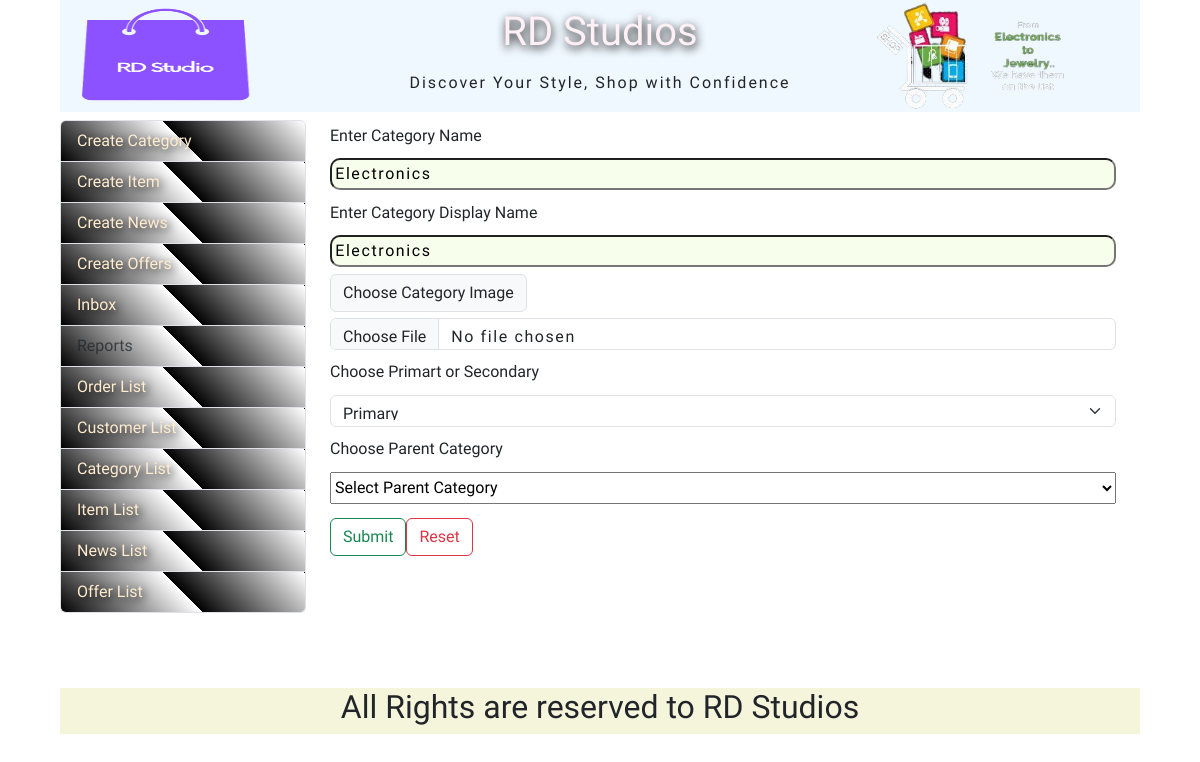
Page /editCategoryForm.php?category_id=3 on the committed database.
### tables this page shows
CREATE TABLE IF NOT EXISTS `category_info` (
  `cat_id` int(11) NOT NULL AUTO_INCREMENT,
  `cat_name` varchar(55) NOT NULL,
  `cat_dname` varchar(55) NOT NULL,
  `image_path` text NOT NULL,
  `cat_type` varchar(20) NOT NULL,
  `cat_parent_id` int(11) NOT NULL,
  `reg_date` datetime NOT NULL,
  PRIMARY KEY (`cat_id`)
);

### editCategoryForm.php (the view, shortened to what this page needs)
<?php
require_once("header.php");
require_once("dbconnect.php");
?>
<div id="container" >
<div id="adminArea" class="row">
<div id="leftAdminArea">
    <?php
     require_once("adminMenu.php");
    ?>
</div>
<div id="rightAdminArea">
<?php
   $id = $_REQUEST['category_id'];
   $sql = "select * from category_info where cat_id='$id'";
   $rsCat = mysqli_query($con,$sql);
   $row= mysqli_fetch_array($rsCat);
  ?>
  <form method="post" action="editCategory.php" enctype="multipart/form-data">
   <label for="txtName" >Enter Category Name</label>
   <input type="text" name="txtName" value='<?=$row["cat_name"]?>'>
   <label for="txtDName">Enter Category Display Name</label>
   <input type="text" name="txtDName" value='<?=$row["cat_dname"]?>'>
   <label class="input-group-text" for="inputGroupFile02">Choose Category Image</label>
   <input type="file" class="form-control" id="inputGroupFile02" name="flImage">
   <label for="cmbCatType">Choose Primart or Secondary</label>
  <select name="cmbCatType" class="form-select" aria-label="Default select example" >
  <option selected><?=$row["cat_type"]?></option>
  </select>
<?php
$cat_parent_id=$row['cat_parent_id'];
$sql2 = " select * from category_info where cat_id='$cat_parent_id'";
$rsCats=mysqli_query($con,$sql2) or die("Query Error -1");
$r=mysqli_fetch_array($rsCats);
?>
   <label for="cmbParent" class="inputGroupText">Choose Parent Category</label>
 <select name="cmbParent"  aria-label="Default select example">
  <?php
if(($row['cat_parent_id'])>0){
  $h=$r['cat_name'];
}
else{
    $h='Select Parent Category';
}
  ?>
 <option selected><?=$h?></option>
</select>
 <div id="formButtons">
 <button type="submit" class="btn btn-outline-success mt-2">Submit</button>
 <button type="reset" class="btn btn-outline-danger mt-2">Reset</button>
 </div>
</form>
</div>
</div>
</div>
<?php
require_once("footer.php");
?>

### css/style.css (style rules this page uses)
* { margin: 0px; padding: 0px; }
body { font-family: 'Balthazar', serif; }
#container { margin: 0.5rem; width: 90vw; display: flex; flex-direction: column; min-height: 70vh; max-height: fit-content; }
#container form { display: flex; flex-wrap: wrap; flex-direction: column; align-content: space-around; justify-content: center; align-items: flex-start; font-size: 1rem; line-height: 2rem; }
#container form input,#container form select,#container form textarea { width: 100%; height: 2rem; margin: 0.4rem 0px; }
form { display: flex; flex-direction: row; flex-wrap: nowrap; justify-content: center; align-items: center; }
form input { margin-left: 1rem; margin-top: 0.3rem; padding: 0.2rem; border-radius: 10px; letter-spacing: .1em; color: black; background-color: #f7ffec; }
#formButtons { display: flex; }
#adminArea { width: 100%; }
#leftAdminArea { width: 25%; }
#rightAdminArea { width: 75%; }

### rows in the picture
category_info: txtName "Electronics", txtDName "Electronics", cmbCatType "Primary", cmbParent "Select Parent Category"
